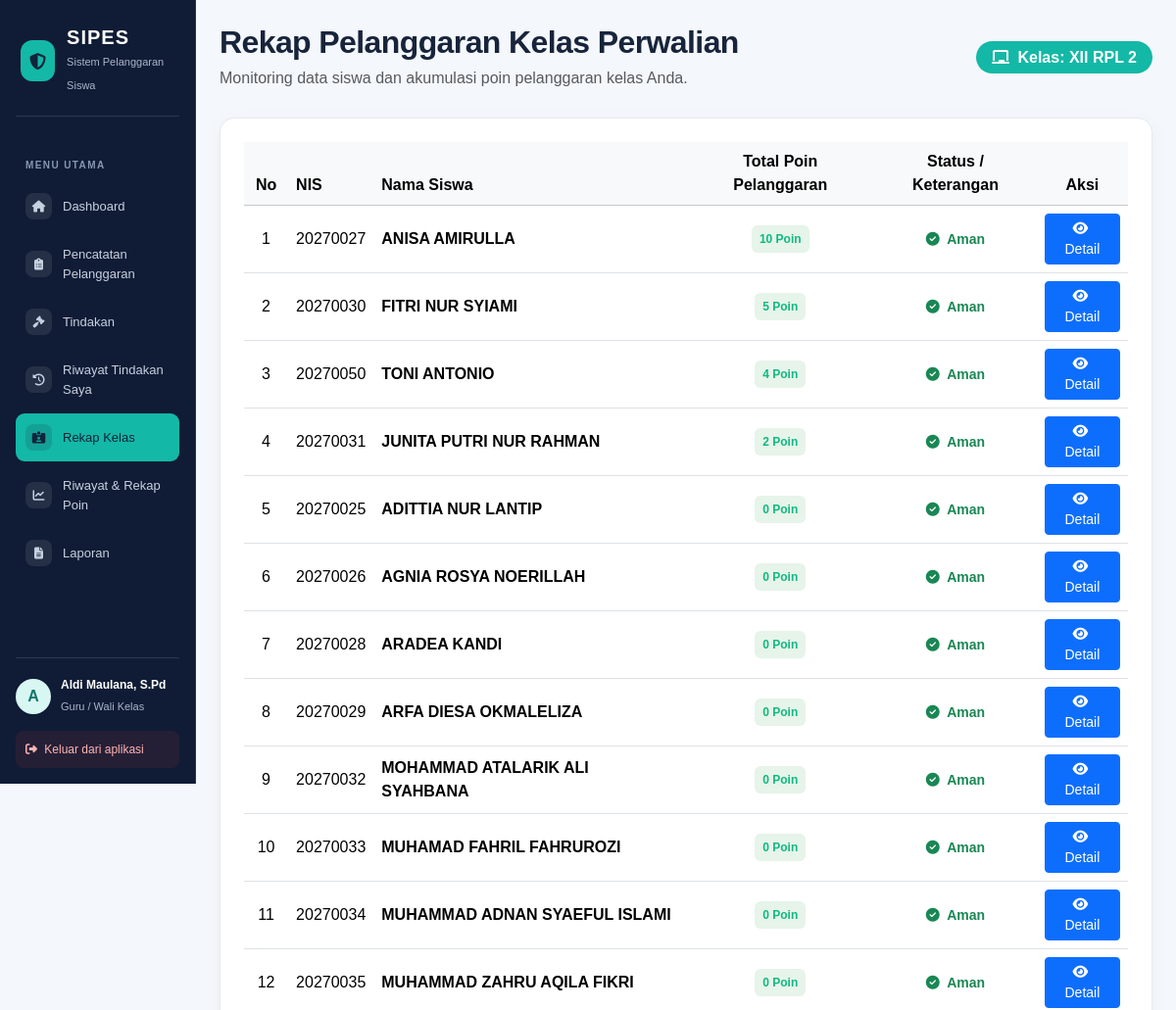
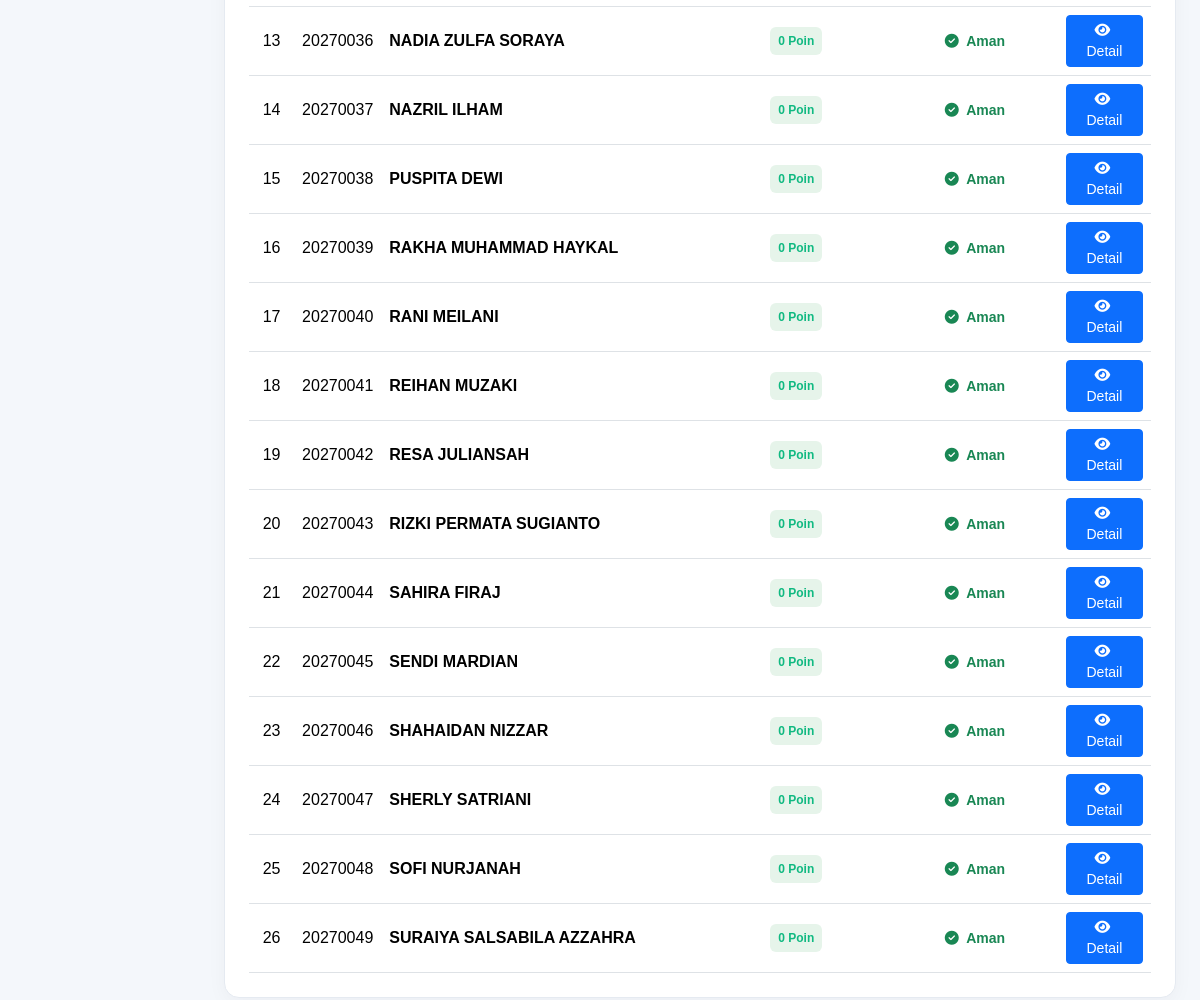
The app's page /rekap_wali_kelas.php (signed in) with its own data (2 pictures, top to bottom).
### tables this page shows
CREATE TABLE `t_kelas` (
  `id` int(11) NOT NULL,
  `nama` varchar(100) DEFAULT NULL,
  `tingkat` varchar(20) NOT NULL,
  `jurusan` varchar(100) NOT NULL,
  `status_aktif` tinyint(1) NOT NULL,
  `created_at` timestamp NOT NULL DEFAULT current_timestamp(),
  `updated_at` timestamp NOT NULL DEFAULT current_timestamp()
);

CREATE TABLE `t_siswa` (
  `id` int(11) NOT NULL,
  `nis` varchar(30) DEFAULT NULL,
  `nisn` varchar(20) NOT NULL,
  `nama` varchar(150) DEFAULT NULL,
  `jenis_kelamin` char(1) NOT NULL,
  `tanggal_lahir` date NOT NULL,
  `alamat` text NOT NULL,
  `status_aktif` tinyint(1) NOT NULL,
  `created_at` timestamp NOT NULL DEFAULT current_timestamp(),
  `updated_at` timestamp NOT NULL DEFAULT current_timestamp()
);

### rekap_wali_kelas.php (the view, shortened to what this page needs)
<?php
include 'config/koneksi.php';
$user_id = $_SESSION['id'] ?? 0;
$kelas_id_wali = 0;
$nama_kelas_wali = '';
$tahun_ajaran_id_aktif = 0;
$stmt_cek_wali = mysqli_prepare($koneksi, "
    SELECT
        k.id AS kelas_id,
        k.nama AS nama_kelas,
        ta.id AS tahun_ajaran_id
    FROM t_wali_kelas tw
    JOIN t_guru g
        ON tw.guru_id = g.id
    JOIN t_kelas k
        ON tw.kelas_id = k.id
    JOIN t_tahun_ajaran ta
        ON tw.tahun_ajaran_id = ta.id
    WHERE g.user_id = ?
      AND g.status_aktif = 1
      AND tw.status_aktif = 1
      AND k.status_aktif = 1
      AND ta.status_aktif = 1
    ORDER BY tw.id DESC
    LIMIT 1
");
if ($stmt_cek_wali) {
    mysqli_stmt_bind_param($stmt_cek_wali, "i", $user_id);
    mysqli_stmt_execute($stmt_cek_wali);
    $q_cek_wali = mysqli_stmt_get_result($stmt_cek_wali);
    if ($q_cek_wali && mysqli_num_rows($q_cek_wali) > 0) {
        $data_wali = mysqli_fetch_assoc($q_cek_wali);
        $kelas_id_wali = (int) $data_wali['kelas_id'];
        $nama_kelas_wali = $data_wali['nama_kelas'];
        $tahun_ajaran_id_aktif = (int) $data_wali['tahun_ajaran_id'];
    }
}
$data_siswa_rekap = [];
$stmt_rekap = mysqli_prepare($koneksi, "
    SELECT
        s.id,
        s.nis,
        s.nama,
        COALESCE(SUM(ps.poin), 0) AS total_poin
    FROM t_siswa s
    JOIN t_kelas_siswa ks
        ON ks.siswa_id = s.id
        AND ks.kelas_id = ?
        AND ks.tahun_ajaran_id = ?
        AND ks.status_aktif = 1
    LEFT JOIN t_pelanggaran_siswa ps
        ON ps.siswa_id = s.id
        AND ps.kelas_id = ?
        AND ps.tahun_ajaran_id = ?
    WHERE s.status_aktif = 1
    GROUP BY s.id, s.nis, s.nama
    ORDER BY total_poin DESC, s.nama ASC
");
if ($stmt_rekap) {
    mysqli_stmt_bind_param(
        $stmt_rekap,
        "iiii",
        $kelas_id_wali,
        $tahun_ajaran_id_aktif,
        $kelas_id_wali,
        $tahun_ajaran_id_aktif
    );
    mysqli_stmt_execute($stmt_rekap);
    $q_rekap = mysqli_stmt_get_result($stmt_rekap);
    if ($q_rekap) {
        while ($row = mysqli_fetch_assoc($q_rekap)) {
            $data_siswa_rekap[] = $row;
        }
    }
}
?>
<!DOCTYPE html>
<html lang="id">
<head>
    <link href="https://cdn.jsdelivr.net/npm/bootstrap@5.3.3/dist/css/bootstrap.min.css" rel="stylesheet">
    <link rel="stylesheet" href="https://cdnjs.cloudflare.com/ajax/libs/font-awesome/6.5.1/css/all.min.css">
</head>
<body>
<div class="container-fluid">
    <div class="row">
        <?php include 'includes/sidebar.php'; ?>
        <main class="col-md-9 col-lg-10 p-4 ms-md-auto">
            <div class="page-header">
                <div>
                    <h2>Rekap Pelanggaran Kelas Perwalian</h2>
                    <p class="text-muted m-0">
                        Monitoring data siswa dan akumulasi poin pelanggaran kelas Anda.
                    </p>
                </div>
                <?php if (!empty($nama_kelas_wali)): ?>
                    <span class="badge text-dark p-2 px-3 rounded-pill fs-6"
                          style="background: var(--teal); color: #fff !important;">
                        <i class="fas fa-chalkboard me-1"></i>
                        Kelas: <?= htmlspecialchars($nama_kelas_wali); ?>
                    </span>
                <?php endif; ?>
            </div>
            <div class="content-card">
                <?php if (empty($nama_kelas_wali)): ?>
                    <div class="alert alert-warning text-center py-4 my-2">
                        <i class="fas fa-exclamation-triangle fa-2x mb-2 text-warning"></i>
                        <h5>Anda Belum Ditugaskan Sebagai Wali Kelas</h5>
                        <p class="text-muted mb-0">
                            Silakan hubungi Admin untuk mengatur penugasan wali kelas Anda melalui menu pengelolaan Wali Kelas.
                        </p>
                    </div>
                <?php else: ?>
                    <div class="table-responsive">
                        <table class="table table-hover align-middle mb-0">
                            <thead class="table-light">
                                <tr>
                                    <th width="5%" class="text-center">No</th>
                                    <th>NIS</th>
                                    <th>Nama Siswa</th>
                                    <th class="text-center">Total Poin Pelanggaran</th>
                                    <th class="text-center">Status / Keterangan</th>
                                    <th class="text-center">Aksi</th>
                                </tr>
                            </thead>
                            <tbody>
                                <?php if (count($data_siswa_rekap) > 0): ?>
                                    <?php $no = 1; foreach ($data_siswa_rekap as $siswa): ?>
                                        <tr>
                                            <td class="text-center">
                                                <?= $no++; ?>
                                            </td>
                                            <td>
                                                <?= htmlspecialchars($siswa['nis']); ?>
                                            </td>
                                            <td>
                                                <strong>
                                                    <?= htmlspecialchars($siswa['nama']); ?>
                                                </strong>
                                            </td>
                                            <td class="text-center">
                                                <span class="badge <?= $siswa['total_poin'] >= 50 ? 'badge-poin-tinggi' : ($siswa['total_poin'] > 20 ? 'badge-poin-waspada' : 'badge-poin-aman'); ?> p-2">
                                                    <?= (int) $siswa['total_poin']; ?> Poin
                                                </span>
                                            </td>
                                            <td class="text-center">
                                                <?php if ($siswa['total_poin'] >= 50): ?>
                                                    <span class="text-danger fw-bold small">
                                                        <i class="fas fa-ban me-1"></i>
                                                        Perlu Tindakan Keras
                                                    </span>
                                                <?php else: ?>
                                                    <span class="text-success fw-bold small">
                                                        <i class="fas fa-check-circle me-1"></i>
                                                        Aman
                                                    </span>
                                                <?php endif; ?>
                                            </td>
                                            <td class="text-center">
                                                <a href="detail_riwayat_pelanggaran.php?id=<?= (int) $siswa['id']; ?>"
                                                   class="btn btn-sm btn-primary">
                                                    <i class="fas fa-eye me-1"></i>
                                                    Detail
                                                </a>
                                            </td>
                                        </tr>
                                    <?php endforeach; ?>
                                <?php endif; ?>
                            </tbody>
                        </table>
                    </div>
                <?php endif; ?>
            </div>
        </main>
    </div>
</div>
</body>
</html>

### rekap_wali_kelas.php (style rules this page uses)
:root { --navy: #101c35; --teal: #14b8a6; --background: #f4f7fb; --text: #17243b; --muted: #718096; }
body { margin: 0; background: var(--background); color: var(--text); font-family: Arial, Helvetica, sans-serif; }
main { min-height: 100vh; padding: 32px !important; }
.page-header { display: flex; justify-content: space-between; align-items: center; margin-bottom: 28px; }
.page-header h2 { font-weight: 800; letter-spacing: -0.6px; margin-bottom: 6px; }
.content-card { background: #fff; border: 1px solid #e5eaf1; border-radius: 15px; padding: 24px; box-shadow: 0 5px 20px rgba(16, 28, 53, 0.04); }
.badge-poin-aman { background-color: #e6f4ea; color: #10b981; font-weight: 700; }

### records on screen
t_kelas: nama "XII RPL 2"
t_siswa: nis "20270027", nama "ANISA AMIRULLA", total_poin "10"
t_siswa: nis "20270030", nama "FITRI NUR SYIAMI", total_poin "5"
t_siswa: nis "20270050", nama "TONI ANTONIO", total_poin "4"
t_siswa: nis "20270031", nama "JUNITA PUTRI NUR RAHMAN", total_poin "2"
t_siswa: nis "20270025", nama "ADITTIA NUR LANTIP", total_poin "0"
t_siswa: nis "20270026", nama "AGNIA ROSYA NOERILLAH", total_poin "0"
t_siswa: nis "20270028", nama "ARADEA KANDI", total_poin "0"
t_siswa: nis "20270029", nama "ARFA DIESA OKMALELIZA", total_poin "0"
t_siswa: nis "20270032", nama "MOHAMMAD ATALARIK ALI SYAHBANA", total_poin "0"
t_siswa: nis "20270033", nama "MUHAMAD FAHRIL FAHRUROZI", total_poin "0"
t_siswa: nis "20270034", nama "MUHAMMAD ADNAN SYAEFUL ISLAMI", total_poin "0"
t_siswa: nis "20270035", nama "MUHAMMAD ZAHRU AQILA FIKRI", total_poin "0"
t_siswa: nis "20270036", nama "NADIA ZULFA SORAYA", total_poin "0"
t_siswa: nis "20270037", nama "NAZRIL ILHAM", total_poin "0"
t_siswa: nis "20270038", nama "PUSPITA DEWI", total_poin "0"
t_siswa: nis "20270039", nama "RAKHA MUHAMMAD HAYKAL", total_poin "0"
t_siswa: nis "20270040", nama "RANI MEILANI", total_poin "0"
t_siswa: nis "20270041", nama "REIHAN MUZAKI", total_poin "0"
t_siswa: nis "20270042", nama "RESA JULIANSAH", total_poin "0"
t_siswa: nis "20270043", nama "RIZKI PERMATA SUGIANTO", total_poin "0"
t_siswa: nis "20270044", nama "SAHIRA FIRAJ", total_poin "0"
t_siswa: nis "20270045", nama "SENDI MARDIAN", total_poin "0"
t_siswa: nis "20270046", nama "SHAHAIDAN NIZZAR", total_poin "0"
t_siswa: nis "20270047", nama "SHERLY SATRIANI", total_poin "0"
t_siswa: nis "20270048", nama "SOFI NURJANAH", total_poin "0"
t_siswa: nis "20270049", nama "SURAIYA SALSABILA AZZAHRA", total_poin "0"

### other values on screen
substr($_SESSION['name'] ?? 'U', 0, 1) "A"
$_SESSION['name'] "Aldi Maulana, S.Pd"
